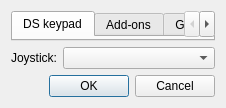
<?xml version="1.0" encoding="UTF-8"?>
<ui version="4.0">
 <class>InputConfigDialog</class>
 <widget class="QDialog" name="InputConfigDialog">
  <property name="geometry">
   <rect>
    <x>0</x>
    <y>0</y>
    <width>488</width>
    <height>365</height>
   </rect>
  </property>
  <property name="windowTitle">
   <string>Input and hotkeys - melonDS</string>
  </property>
  <layout class="QVBoxLayout" name="verticalLayout">
   <property name="sizeConstraint">
    <enum>QLayout::SetFixedSize</enum>
   </property>
   <item>
    <widget class="QTabWidget" name="tabWidget">
     <property name="currentIndex">
      <number>0</number>
     </property>
     <widget class="QWidget" name="tabInput">
      <attribute name="title">
       <string>DS keypad</string>
      </attribute>
     </widget>
     <widget class="QWidget" name="tabAddons">
      <attribute name="title">
       <string>Add-ons</string>
      </attribute>
     </widget>
     <widget class="QWidget" name="tabHotkeysGeneral">
      <attribute name="title">
       <string>General hotkeys</string>
      </attribute>
     </widget>
     <widget class="QWidget" name="tabHotSaves">
      <attribute name="title">
       <string>Hot saves</string>
      </attribute>
     </widget>
    </widget>
   </item>
   <item>
    <layout class="QHBoxLayout" name="horizontalLayout">
     <property name="leftMargin">
      <number>0</number>
     </property>
     <property name="topMargin">
      <number>0</number>
     </property>
     <property name="rightMargin">
      <number>0</number>
     </property>
     <property name="bottomMargin">
      <number>0</number>
     </property>
     <item>
      <widget class="QLabel" name="label">
       <property name="sizePolicy">
        <sizepolicy hsizetype="Preferred" vsizetype="Preferred">
         <horstretch>0</horstretch>
         <verstretch>0</verstretch>
        </sizepolicy>
       </property>
       <property name="text">
        <string>Joystick:</string>
       </property>
      </widget>
     </item>
     <item>
      <widget class="QComboBox" name="cbxJoystick">
       <property name="sizePolicy">
        <sizepolicy hsizetype="MinimumExpanding" vsizetype="Fixed">
         <horstretch>0</horstretch>
         <verstretch>0</verstretch>
        </sizepolicy>
       </property>
       <property name="whatsThis">
        <string>&lt;html&gt;&lt;head/&gt;&lt;body&gt;&lt;p&gt;Selects which joystick will be used for joystick input, if any is present.&lt;/p&gt;&lt;/body&gt;&lt;/html&gt;</string>
       </property>
      </widget>
     </item>
    </layout>
   </item>
   <item>
    <widget class="QDialogButtonBox" name="buttonBox">
     <property name="orientation">
      <enum>Qt::Horizontal</enum>
     </property>
     <property name="standardButtons">
      <set>QDialogButtonBox::Cancel|QDialogButtonBox::Ok</set>
     </property>
    </widget>
   </item>
  </layout>
 </widget>
 <resources/>
 <connections>
  <connection>
   <sender>buttonBox</sender>
   <signal>accepted()</signal>
   <receiver>InputConfigDialog</receiver>
   <slot>accept()</slot>
   <hints>
    <hint type="sourcelabel">
     <x>248</x>
     <y>254</y>
    </hint>
    <hint type="destinationlabel">
     <x>157</x>
     <y>274</y>
    </hint>
   </hints>
  </connection>
  <connection>
   <sender>buttonBox</sender>
   <signal>rejected()</signal>
   <receiver>InputConfigDialog</receiver>
   <slot>reject()</slot>
   <hints>
    <hint type="sourcelabel">
     <x>316</x>
     <y>260</y>
    </hint>
    <hint type="destinationlabel">
     <x>286</x>
     <y>274</y>
    </hint>
   </hints>
  </connection>
 </connections>
</ui>
